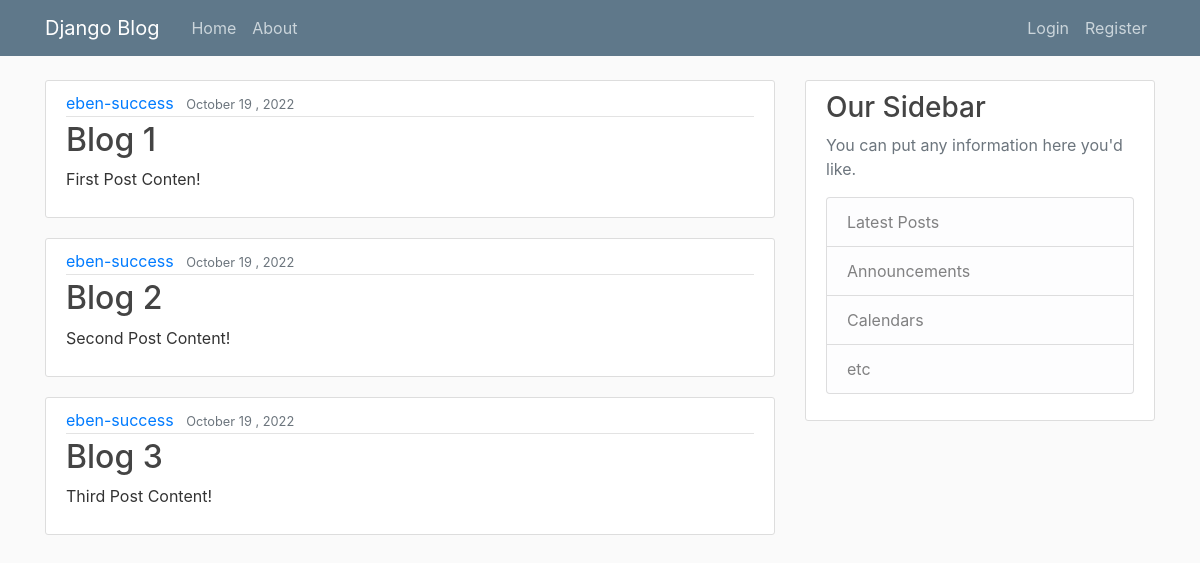
/, run on an earlier commit of the app's database.
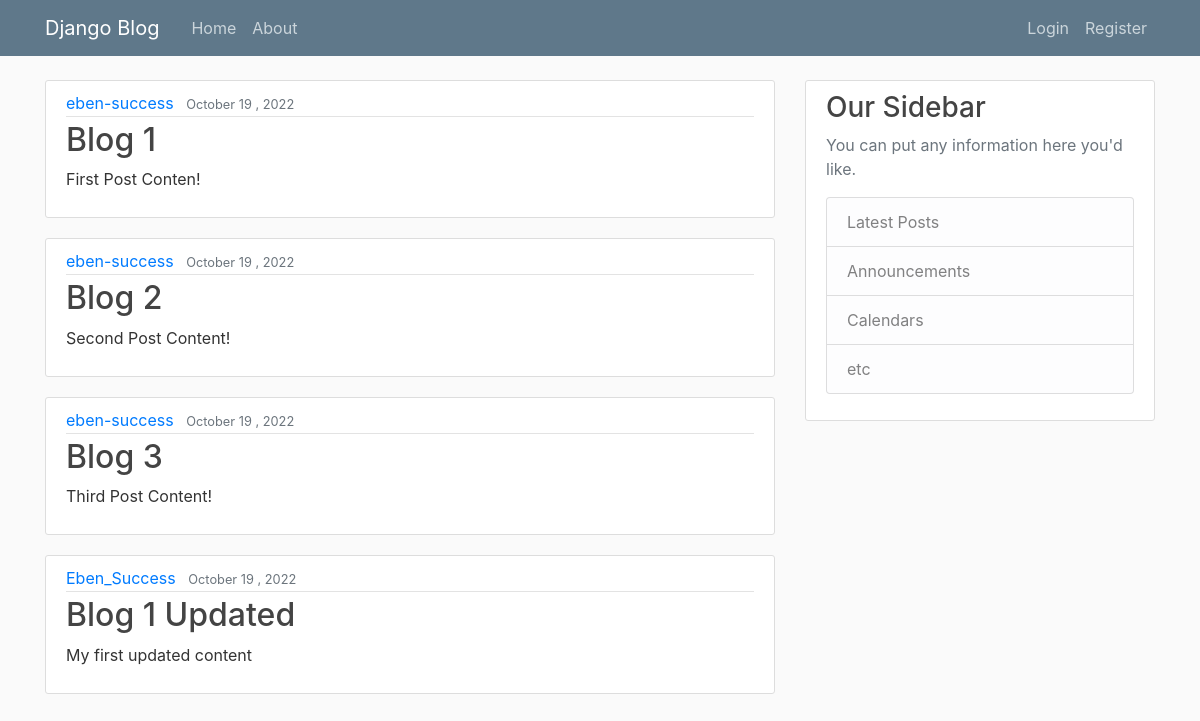
And on a later commit of the database.
### blog/models.py (models this page shows, shortened)
class Post(models.Model):
    title = models.CharField(max_length=100)
    content = models.TextField()
    date_posted = models.DateTimeField(default=timezone.now)
    author = models.ForeignKey(User, on_delete=models.CASCADE)

### blog/views.py (the view)
# urls.py: path('', views.home, name='blog-home'),
def home(request):
    context = {
    'posts': Post.objects.all()
    }
    return render(request, 'blog/home.html', context)

### blog/templates/blog/home.html
{% extends "blog/base.html"%}
{% block content %}
    {% for post in posts %}
<article class="media content-section">
    <div class="media-body">
        <div class="article-metadata">
            <a class="mr-2" href="#">{{ post.author }}</a>
            <small class="text-muted">{{ post.date_posted | date:"F d , Y" }}</small>
        </div>
        <h2><a class="article-title" href="#">{{ post.title }}</a></h2>
        <p class="article-content">{{ post.content }}</p>
    </div>
</article>
    {% endfor %}
{% endblock content %}

What changed in the data, as far as the page shows it:
added Post: author "Eben_Success", date_posted "October 19 , 2022", title "Blog 1 Updated", content "My first updated content"
